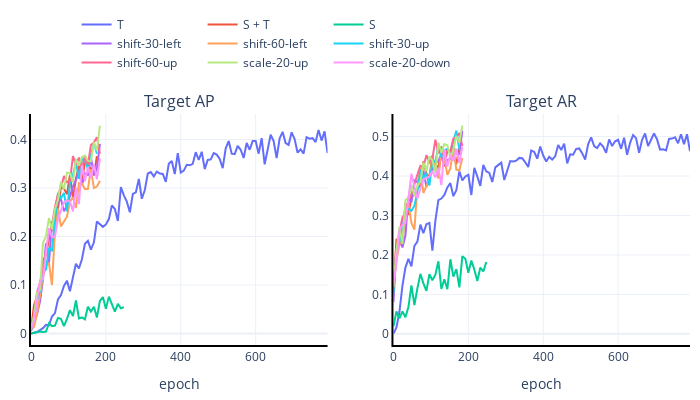

Write notebook code for a chart like this one.
### Code cell
fig.update_layout(width=700, height=400, template="plotly_white", legend=dict(orientation="h", x=0.1, y=1.45), margin=dict(t=50, l=30, b=30, r=10))
fig.update_xaxes(linewidth=2, linecolor="black", title="epoch")
fig.update_yaxes(linewidth=2, linecolor="black")
